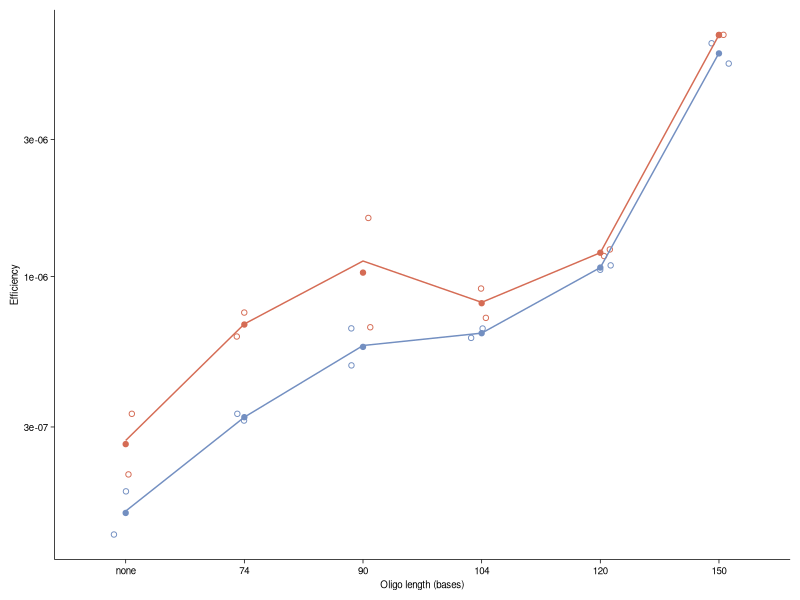
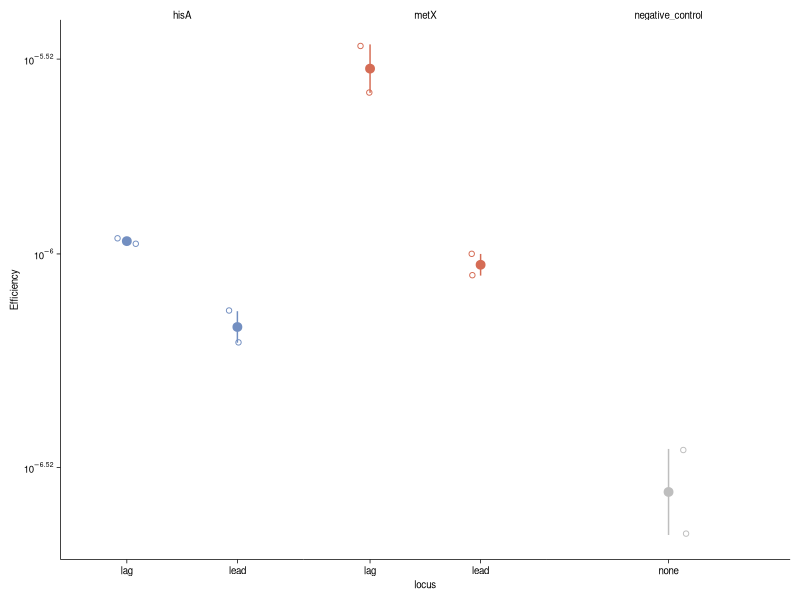
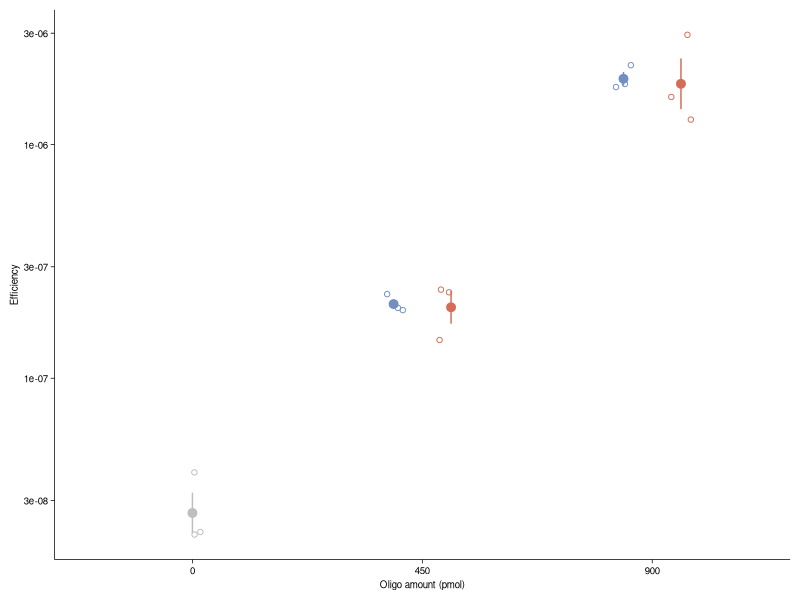
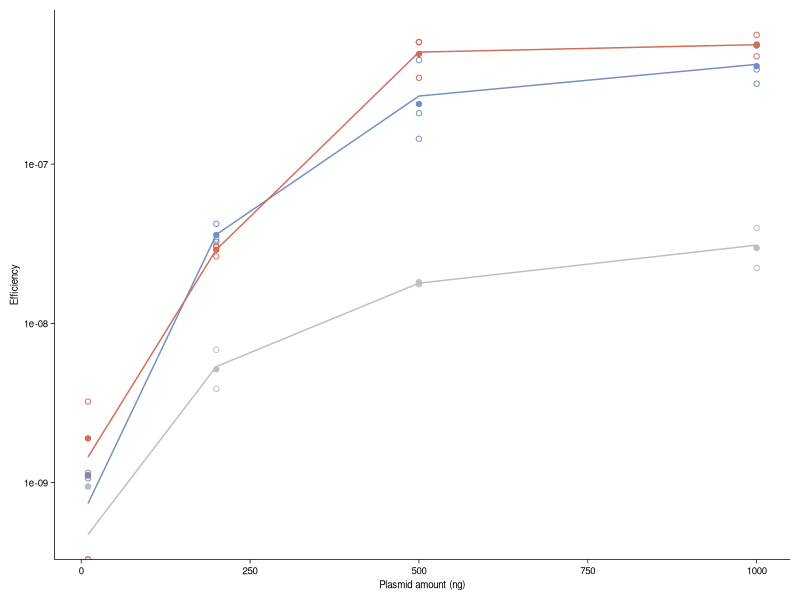
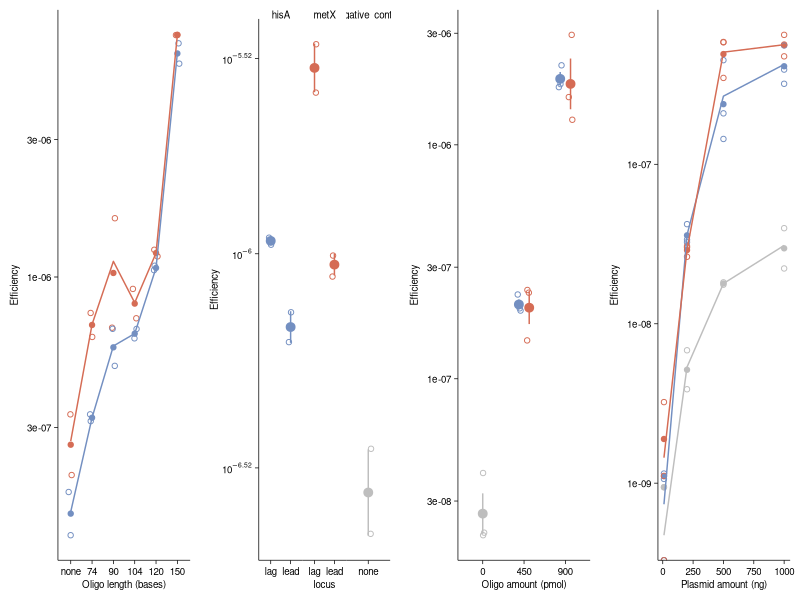

Write R code to recreate these figures, in order.
## ---- chunk 1
library(tidyverse)
library(patchwork)
library(cowplot)

knitr::opts_chunk$set(tidy.opts=list(width.cutoff=60),tidy=FALSE, echo = TRUE, message=FALSE, warning=FALSE, fig.align="center", fig.retina = 2)

theme_figure <- function () {
  theme_classic( ) %+replace%
    theme(
      axis.line = element_line(color = 'black', size = 0.25),
      axis.ticks = element_line(color = 'black', size =0.25),
      axis.text = element_text(color = 'black', size=7),
      axis.title=element_text(color = 'black', size=7),
      strip.text = element_text(color = 'black', size = 7),
      strip.background = element_blank(),
      legend.background = element_blank(),
      legend.title=element_text(color = 'black',size=7),
      legend.text=element_text(color = 'black',size=7),
      legend.text.align=0,
      panel.spacing = unit(0,'cm'),
      plot.margin = margin(t=0.25, b = 0.25, l = 0.25, r = 0.25, unit = 'cm'),
      plot.title = element_text(hjust = 0.5, color = 'black', size = 7),
      plot.subtitle = element_text(hjust = 0.5, color = 'black', size = 7),
      plot.caption = element_text(color = 'black', size = 8)
    )
}

theme_set(theme_figure())
## ---- chunk 2
df_len <- read_csv("../../data/low_throughput/2025_12_09_metX_hisA_oligo_len_eff.csv") %>% 
  mutate(eff = Carb300 / LB) %>% 
  mutate(oligo_len = factor(oligo_len, levels = c('none','74','90','104','120','150')))

df_len
## ---- chunk 3
plot_len <- ggplot(df_len, aes(x = oligo_len, y = eff, color = locus)) + stat_summary(geom = 'point') + geom_jitter(shape = 21, width = 0.1, height = 0) +
  geom_path(data = . %>% group_by(locus, oligo_len) %>% summarise(avg_eff = mean(eff)), aes(y = avg_eff, group = locus)) + scale_y_log10()+
  scale_color_manual(values = c('#738FC1', '#D56C55'))+
  labs(x = 'Oligo length (bases)', y = 'Efficiency')+
    guides(color = 'none')

plot_len
## ---- chunk 4
df_lag <- read_csv("../../data/low_throughput/2025_12_23_lead_lag_eff.csv")

df_lag
## ---- chunk 5
plot_lag <- ggplot(df_lag, aes(x = lead_lag_strand, y = eff, color = locus)) + 
  #geom_point(position = position_jitterdodge(jitter.width = 0.1, dodge.width = 0.2), shape = 21) + 
  #stat_summary(position = position_dodge(width = 0.2)) + 
  geom_jitter(width = 0.1, shape = 21) + 
  stat_summary() + 
  scale_y_log10(label = scales::label_log()) +
  labs(x = 'locus', y = 'Efficiency') + facet_wrap(~locus, scales = 'free_x')+
  scale_color_manual(values = c('#738FC1', '#D56C55','gray')) +
  guides(color = 'none')

plot_lag
## ---- chunk 6
df_oligo_amount <- read_csv("../../data/low_throughput/2025_12_23_metX_hisA_oligo_amount.csv") %>% 
  mutate(eff = carb / LB)

df_oligo_amount
## ---- chunk 7
plot_oligo_amount <-   ggplot(df_oligo_amount, aes(x = factor(oligo_amount_pmol), y = eff, color = locus)) + geom_point(position = position_jitterdodge(jitter.width = 0.1, dodge.width = 0.5), shape = 21) + stat_summary(position = position_dodge(width = 0.5)) + scale_y_log10() +
  labs(x = 'Oligo amount (pmol)', y = 'Efficiency')+
    scale_color_manual(values = c('#738FC1', '#D56C55','gray'))+
    guides(color = 'none')

plot_oligo_amount
## ---- chunk 8
df_pint_amount <- read_csv("../../data/low_throughput/2025_12_23_metX_hisA_pInt_amount.csv")%>% 
  mutate(eff = carb / LB)

df_pint_amount
## ---- chunk 9
plot_pint <- ggplot(df_pint_amount, aes(x = plasmid_amount_ng, y = eff, color = locus)) + stat_summary(geom = 'point') + geom_jitter(shape = 21, width = 0.1, height = 0) +
  geom_path(data = . %>% group_by(locus, plasmid_amount_ng) %>% summarise(avg_eff = mean(eff)), aes(y = avg_eff, group = locus)) + scale_y_log10()+
  labs(x = 'Plasmid amount (ng)', y = 'Efficiency')+
    scale_color_manual(values = c('#738FC1', '#D56C55','gray'))+
    guides(color = 'none')

plot_pint
## ---- chunk 10
theme_figure <- function () {
  theme_classic( ) %+replace%
    theme(
      axis.line = element_line(color = 'black', size = 0.25),
      axis.ticks = element_line(color = 'black', size =0.25),
      axis.text = element_text(color = 'black', size=7),
      axis.title=element_text(color = 'black', size=7),
      strip.text = element_text(color = 'black', size = 7),
      strip.background = element_blank(),
      legend.background = element_blank(),
      legend.title=element_text(color = 'black',size=7),
      legend.text=element_text(color = 'black',size=7),
      legend.text.align=0,
      panel.spacing = unit(0,'cm'),
      plot.margin = margin(t=0.25, b = 0.25, l = 0.25, r = 0.25, unit = 'cm'),
      plot.title = element_text(hjust = 0.5, color = 'black', size = 7),
      plot.subtitle = element_text(hjust = 0.5, color = 'black', size = 7),
      plot.caption = element_text(color = 'black', size = 8)
    )
}

theme_set(theme_figure())

Mb_label <- function(x){
  #e.g. 2 to 2x
  lab <- paste(x / 1000000, " Mb", sep = '')
}

fig_1 <- plot_grid(plot_len ,plot_lag, plot_oligo_amount, plot_pint, ncol = 4, rel_widths = c(1, 1, 1, 1))

fig_1

#save_plot("2025_12_23_PA_ORBIT_fig_1.pdf", fig_1, base_width = 7.24, base_height = 2)
## ---- chunk 11
sessionInfo()
